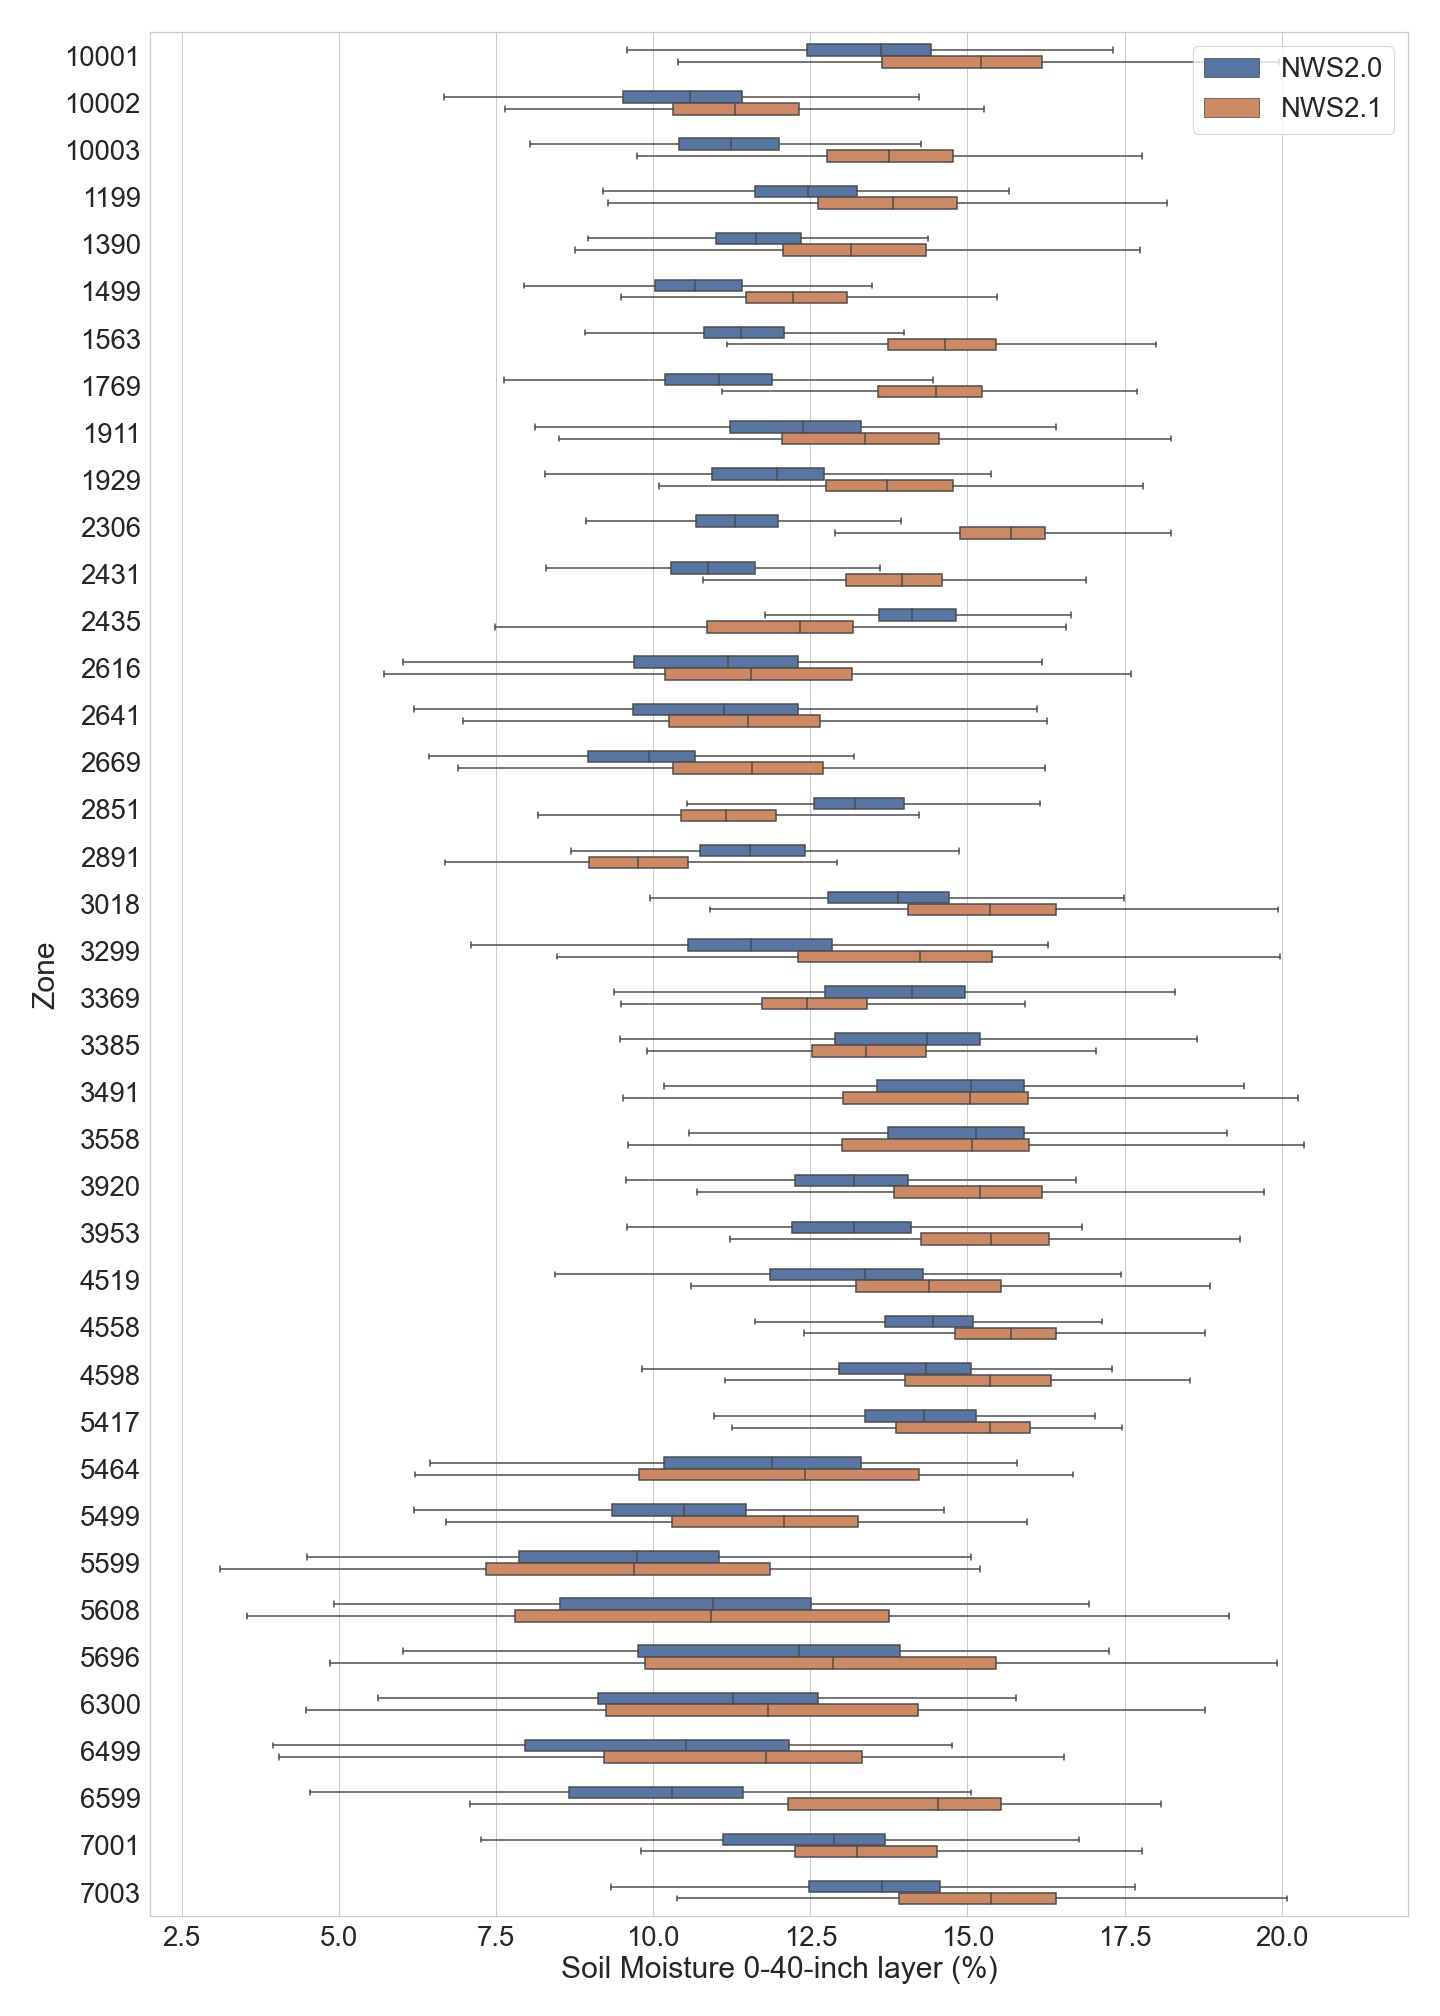

The script that drew this image:
import pandas as pd
import matplotlib.pyplot as plt
import geopandas as gpd
from datetime import datetime
import seaborn as sns
import scipy as sp
from scipy.stats import sem
import os
import numpy as np

def nse(predictions, targets):
    return (1-(np.sum((predictions-targets)**2)/np.sum((targets-np.mean(targets))**2)))

# Soil Layers path name
VarAr=['_SOIL_W1','_SOIL_W2','_SOIL_W3','_SOIL_W4', '0_40']
VarName=['0_4','4_16','16_40','40_80','0_40']

# load the shapefile includings all basins
Shapefile="P:/2020/LCRA/BasinDelineationLKC_Jan8/SubWatershedSHP/SWAllMergedDis_NWM.shp"
gdb=gpd.read_file(Shapefile)
OnlyID_Ar=list(gdb.ProjID.str.slice(2,))
id_no_Ar=list(gdb.ProjID)
id_no_Ar=[x[2:] for x in id_no_Ar]

outdir='P:/2022/LCRA/NWM_SM/BasinAvg3/SoilComparison/'
if not os.path.exists(outdir):os.mkdir(outdir)


"""
*****NOTE******
Only data until the end of 2018 have been compared since basin avg values for NWS 2.0 aren't correct/available
"""
d1=datetime(1993,3,1)
d2=datetime(2019,1,1)
date_range=pd.date_range(start=d1,end=d2,freq='1M')
MonthAr=['%02d' % x.month for x in date_range]
YrAr=[str(x.year) for x in date_range]
YrStr=[str(y) for y in list(range(1993,2019))]


for index, var in enumerate(VarAr):
   
    for i in range(len(YrAr)):
        if var!=VarAr[-1]:
            infile1='P:/2020/LCRA/Data/NWM_FixDate/'+var+YrAr[i]+'_'+MonthAr[i]+'.csv'
            infile2='P:/2022/LCRA/NWM_SM/BasinAvg3/'+var+YrAr[i]+'_'+MonthAr[i]+'.csv'
        else:
            infile1='P:/2022/LCRA/NWM_SM/0_40layer/NWM2_0/'+YrAr[i]+'_'+MonthAr[i]+'.csv'
            infile2='P:/2022/LCRA/NWM_SM/0_40layer/NWM2_1/'+YrAr[i]+'_'+MonthAr[i]+'.csv'
        
        #Load Basin average based on NWS 2.0
        df1=pd.read_csv(infile1, parse_dates=[0], index_col=0)
        try:
            dfAll1=pd.concat([dfAll1,df1], axis=0)
        except:
            dfAll1=df1
            
        #Load Basin average based on NWS 2.1
        df2=pd.read_csv(infile2, parse_dates=[0], index_col=0)
        try:
            dfAll2=pd.concat([dfAll2,df2], axis=0)
        except:
            dfAll2=df2
            
    df1melt=pd.melt(dfAll1)
    df1melt['value']=df1melt['value']*40
    df2melt=pd.melt(dfAll2)
    df2melt['value']=df2melt['value']*40
    df1melt['source']='NWS2.0'
    df2melt['source']='NWS2.1'
    df_join=pd.concat([df1melt,df2melt], axis=0)
    VarOrd=df_join['variable'].unique()
    VarOrd.sort()
    # set categorical order
    df_join['variable'] = pd.Categorical(df_join['variable'],
                                   categories=VarOrd,
                                   ordered=True)
    # sns.set(font_scale=2)
    sns.set_theme(style="whitegrid", font_scale=2.5)
    fig = plt.figure(1,figsize= (20,28))
    sns.boxplot(x='value', y='variable', data=df_join, hue='source',showfliers = False, width=0.5)
    xlabel='Soil Moisture '+VarName[index].replace('_','-')+'-inch layer (%)'
    plt.xlabel(xlabel)
    plt.ylabel('Zone')
    plt.xlim([2,22])
    plt.legend(loc='upper right')
    # fit subplots and save fig
    fig.tight_layout()
    # fig.set_size_inches(w=11,h=7)
    fig_name = 'P:/2022/LCRA/NWM_SM/BasinAvg3/SoilComparison/Boxplot_AllIn1/'+VarName[index]+'layer.jpg'
    fig.savefig(fig_name)  
    # plt.show()
    plt.close()
    del(dfAll1, dfAll2)
